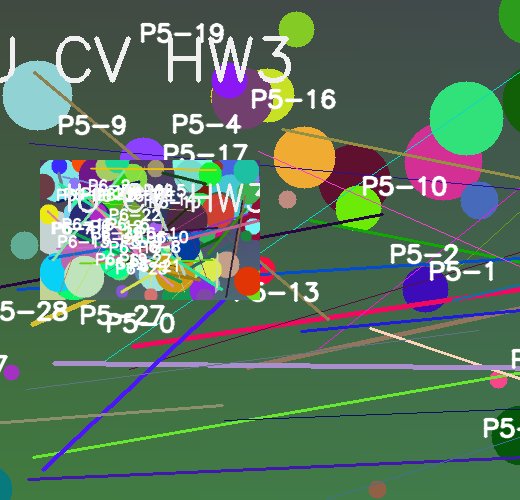
#> input picture homeworks/hw3-panorama-ar/template/data/parallax/frame0.png, 520 x 500 px
$ python -i panorama.py   (imports and definitions only)
#> lines starting #> are read from the running program, lines starting #| are printed output that depends on the picture
# -*- coding: utf-8 -*-
"""ДЗ: шаблон. Заполните TODO; команды и контракт — в README.md."""
import argparse
import json
import time
from pathlib import Path

import cv2
import numpy as np


# [95 lines left out: functions read_image, write_image, normalize_points, dlt, project, ransac_homography, not called in this run]


def match_points(image1, image2, detector='sift', ratio=0.75):
    """SIFT/ORB и ratio test; вернуть две согласованные Nx2 матрицы."""
    def gray(image):
        if image.ndim == 2:
            return image
        return cv2.cvtColor(image, cv2.COLOR_BGR2GRAY)

    if detector == 'sift':
        extractor = cv2.SIFT_create()
        norm = cv2.NORM_L2
    elif detector == 'orb':
        extractor = cv2.ORB_create(nfeatures=4000)
        norm = cv2.NORM_HAMMING
    else:
        raise ValueError('Детектор должен быть sift или orb')
    keys1, desc1 = extractor.detectAndCompute(gray(image1), None)
    keys2, desc2 = extractor.detectAndCompute(gray(image2), None)
    if desc1 is None or desc2 is None or len(keys1) < 2 or len(keys2) < 2:
        raise ValueError('Недостаточно признаков')
    pairs = cv2.BFMatcher(norm).knnMatch(desc1, desc2, k=2)
    src, dst_pts = [], []
    for pair in pairs:
        if len(pair) != 2:
            continue
        best, second = pair
        if best.distance < ratio * second.distance:
            src.append(keys1[best.queryIdx].pt)
            dst_pts.append(keys2[best.trainIdx].pt)
    if len(src) < 4:
        raise ValueError('Недостаточно соответствий после ratio test')
    return np.float64(src), np.float64(dst_pts)


def image_corners(image):
    h, w = image.shape[:2]
    return np.float64([[0, 0], [w-1, 0], [w-1, h-1], [0, h-1]])


# [51 lines left out: functions feather_blend, smooth_homography, overlay, not called in this run]


def stitch(images, detector='sift', ratio=0.75, seed=0):
    transforms, reports = [np.eye(3)], []
    for i in range(1, len(images)):
        a, b = match_points(images[i], images[i-1], detector, ratio)
        H, mask = ransac_homography(a, b, seed=seed)
        transforms.append(transforms[-1] @ H)
        error = np.linalg.norm(project(a[mask], H) - b[mask], axis=1).mean()
        reports.append(dict(pair=[i, i-1], matches=len(a), inlier_ratio=float(mask.mean()),
                            reprojection_px=float(error)))
    panorama, _ = feather_blend(images, transforms)
    return panorama, reports


# [81 lines left out: functions ar_video, main, not called in this run]


# [2 lines not run here, left out]

>>> import cv2
>>> picture = cv2.imread('data/parallax/frame0.png', cv2.IMREAD_GRAYSCALE)
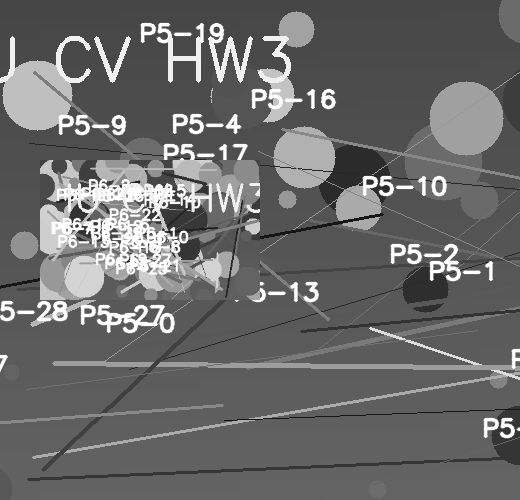
#> picture: shape (500, 520); min 22, max 255, mean 106.1
>>> result = stitch(picture)
#> the loop in stitch, `for i in range(1, len(images)):` made 1 pass
#> norm in match_points on pass 1: 4
#> after the loop in stitch, `for i in range(1, len(images)):`: reports = []; transforms = [[[1, 0, 0], [0, 1, 0], [0, 0, 1]]]
#> (the run stopped early here; a loop or call above may not have finished)
